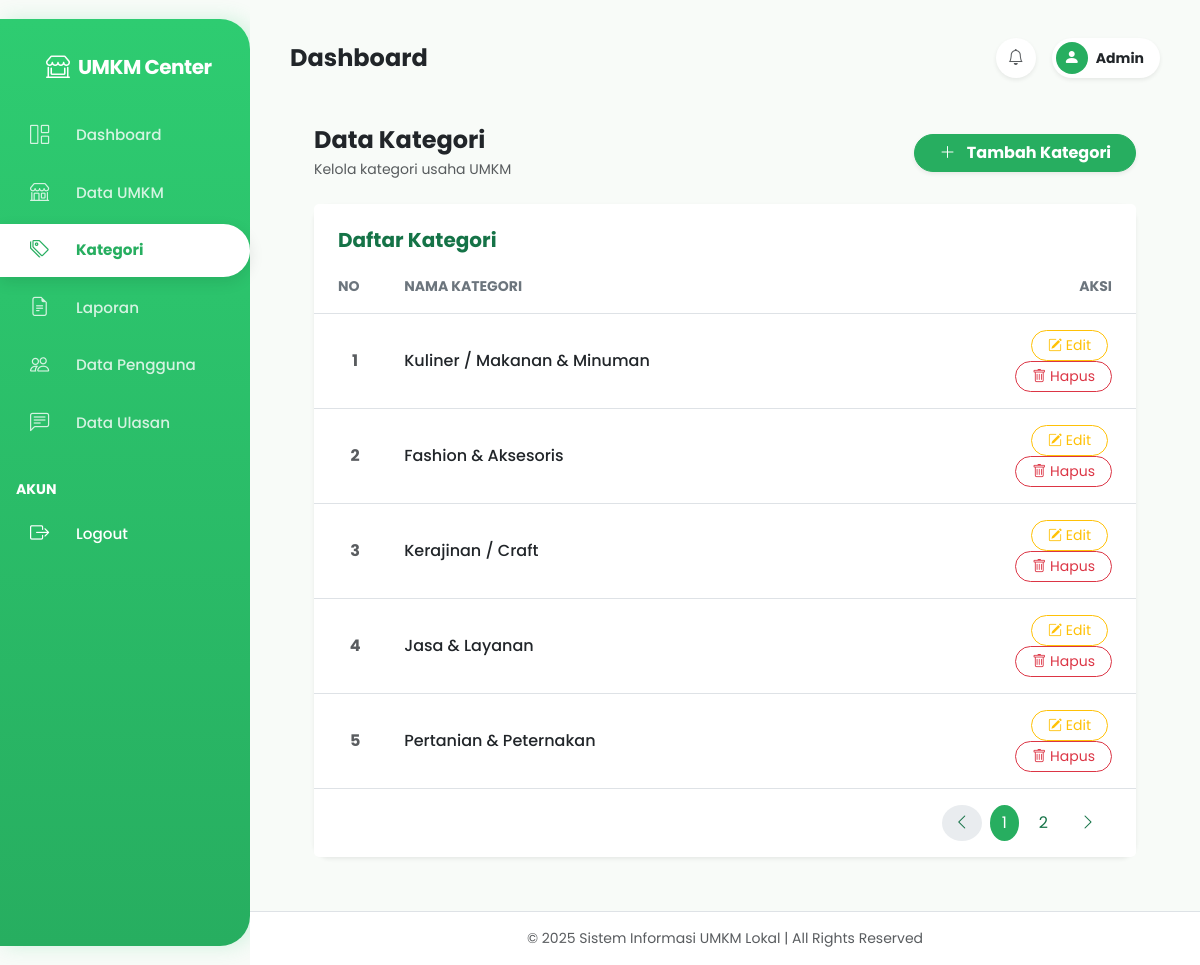
Page /admin/kategori/data.php (signed in) on the committed database.
### tables this page shows
CREATE TABLE `kategori` (
  `id_kategori` int(11) NOT NULL,
  `nama_kategori` varchar(100) DEFAULT NULL
);

### admin/kategori/data.php (the view, shortened to what this page needs)
<?php
include('../../config/database.php');
$limit = 5;
$page = isset($_GET['page']) ? (int)$_GET['page'] : 1;
$start = ($page > 1) ? ($page * $limit) - $limit : 0;
$total_result = mysqli_query($koneksi, "SELECT COUNT(*) as total FROM kategori");
$total_row = mysqli_fetch_assoc($total_result);
$total_data = $total_row['total'];
$total_pages = ceil($total_data / $limit);
$kategori = mysqli_query($koneksi, "SELECT * FROM kategori LIMIT $start, $limit");
?>
<?php include('../../includes/header_admin.php'); ?>
<div class="container-fluid px-4 py-4">
  <div class="d-flex justify-content-between align-items-center mb-4">
    <div>
      <h4 class="fw-bold text-dark mb-1">Data Kategori</h4>
      <p class="text-muted small mb-0">Kelola kategori usaha UMKM</p>
    </div>
    <a href="tambah.php" class="btn btn-primary rounded-pill px-4 fw-bold shadow-sm">
      <i class="bi bi-plus-lg me-2"></i> Tambah Kategori
    </a>
  </div>
  <div class="card border-0 shadow-sm rounded-4">
    <div class="card-header bg-white border-bottom-0 pt-4 px-4 d-flex justify-content-between align-items-center">
      <h5 class="fw-bold text-primary mb-0">Daftar Kategori</h5>
    </div>
    <div class="card-body p-0">
      <div class="table-responsive">
        <table class="table table-hover align-middle mb-0">
          <thead class="bg-light">
            <tr>
              <th class="px-4 py-3 text-secondary small fw-bold text-uppercase" width="10%">No</th>
              <th class="py-3 text-secondary small fw-bold text-uppercase">Nama Kategori</th>
              <th class="px-4 py-3 text-end text-secondary small fw-bold text-uppercase" width="20%">Aksi</th>
            </tr>
          </thead>
          <tbody>
            <?php
            $no = $start + 1;
            while($row = mysqli_fetch_assoc($kategori)) {
            ?>
              <tr>
                <td class="px-4 py-3 text-center fw-bold text-muted"><?= $no++ ?></td>
                <td class="py-3">
                  <span class="fw-medium text-dark"><?= htmlspecialchars($row['nama_kategori']) ?></span>
                </td>
                <td class="px-4 py-3 text-end">
                  <button class="btn btn-sm btn-outline-warning rounded-pill px-3 me-1"
                          data-bs-toggle="modal"
                          data-bs-target="#editKategoriModal"
                          data-id="<?= $row['id_kategori'] ?>"
                          data-nama="<?= htmlspecialchars($row['nama_kategori']) ?>">
                    <i class="bi bi-pencil-square"></i> Edit
                  </button>
                  <a href="hapus.php?id=<?= $row['id_kategori'] ?>"
                     class="btn btn-sm btn-outline-danger rounded-pill px-3"
                     onclick="return confirm('Hapus kategori ini?')">
                     <i class="bi bi-trash"></i> Hapus
                  </a>
                </td>
              </tr>
            <?php } ?>
          </tbody>
        </table>
      </div>
    </div>
    <div class="card-footer bg-white border-top-0 py-3 px-4">
      <nav aria-label="Page navigation">
        <ul class="pagination justify-content-end mb-0">
          <li class="page-item <?= ($page <= 1) ? 'disabled' : '' ?>">
            <a class="page-link border-0 rounded-circle mx-1" href="?page=<?= $page - 1 ?>"><i class="bi bi-chevron-left"></i></a>
          </li>
          <?php for($i = 1; $i <= $total_pages; $i++) : ?>
            <li class="page-item <?= ($page == $i) ? 'active' : '' ?>">
              <a class="page-link border-0 rounded-circle mx-1" href="?page=<?= $i ?>"><?= $i ?></a>
            </li>
          <?php endfor; ?>
          <li class="page-item <?= ($page >= $total_pages) ? 'disabled' : '' ?>">
            <a class="page-link border-0 rounded-circle mx-1" href="?page=<?= $page + 1 ?>"><i class="bi bi-chevron-right"></i></a>
          </li>
        </ul>
      </nav>
    </div>
  </div>
</div>
<?php include('../../includes/footer_admin.php'); ?>

### assets/css/admin.css (style rules this page uses)
:root { --primary-color: #27ae60; --primary-dark: #219150; --text-primary-dark: #157347; --bg-color: #f8fbf8; --sidebar-bg: #ffffff; --text-dark: #2c3e50; --text-light: #a0a0a0; --sidebar-width: 250px; --card-shadow: 0 10px 30px rgba(0, 0, 0, 0.03); }
.text-primary { color: var(--text-primary-dark) !important; }
.btn-primary { background-color: var(--primary-color) !important; border-color: var(--primary-color) !important; }
.page-link { color: var(--text-primary-dark) !important; }
.page-item.active .page-link { background-color: var(--primary-color) !important; border-color: var(--primary-color) !important; color: white !important; }
body { font-family: "Poppins", sans-serif; background-color: var(--bg-color); color: var(--text-dark); overflow: hidden; }

### rows in the picture
kategori: nama_kategori "Kuliner / Makanan & Minuman"
kategori: nama_kategori "Fashion & Aksesoris"
kategori: nama_kategori "Kerajinan / Craft"
kategori: nama_kategori "Jasa & Layanan"
kategori: nama_kategori "Pertanian & Peternakan"

### other values in the picture
$title "Dashboard"
